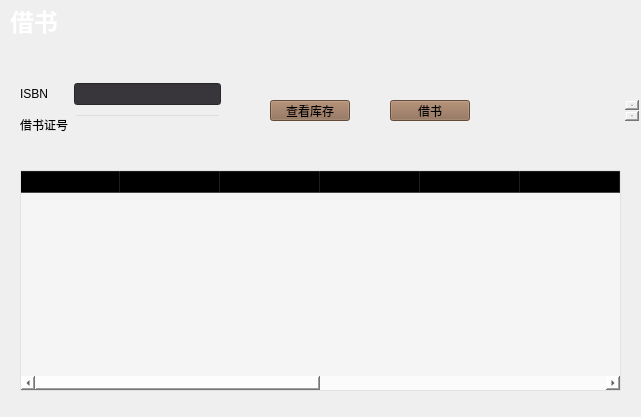
<?xml version="1.0" encoding="UTF-8"?>
<ui version="4.0">
 <class>borrowbook</class>
 <widget class="QWidget" name="borrowbook">
  <property name="geometry">
   <rect>
    <x>0</x>
    <y>0</y>
    <width>641</width>
    <height>417</height>
   </rect>
  </property>
  <property name="maximumSize">
   <size>
    <width>641</width>
    <height>417</height>
   </size>
  </property>
  <property name="windowTitle">
   <string>Form</string>
  </property>
  <widget class="QLabel" name="label">
   <property name="geometry">
    <rect>
     <x>10</x>
     <y>-10</y>
     <width>81</width>
     <height>61</height>
    </rect>
   </property>
   <property name="text">
    <string>&lt;html&gt;&lt;head/&gt;&lt;body&gt;&lt;p&gt;&lt;span style=&quot; font-size:18pt; font-weight:700; color:#ffffff;&quot;&gt;借书&lt;/span&gt;&lt;/p&gt;&lt;/body&gt;&lt;/html&gt;</string>
   </property>
  </widget>
  <widget class="QFrame" name="frame">
   <property name="geometry">
    <rect>
     <x>10</x>
     <y>70</y>
     <width>221</width>
     <height>81</height>
    </rect>
   </property>
   <property name="styleSheet">
    <string notr="true">background-color: rgba(255, 255, 255, 0);</string>
   </property>
   <property name="frameShape">
    <enum>QFrame::StyledPanel</enum>
   </property>
   <property name="frameShadow">
    <enum>QFrame::Raised</enum>
   </property>
   <layout class="QGridLayout" name="gridLayout">
    <item row="2" column="0">
     <widget class="QLabel" name="label_6">
      <property name="text">
       <string>借书证号</string>
      </property>
     </widget>
    </item>
    <item row="0" column="0">
     <widget class="QLabel" name="label_2">
      <property name="text">
       <string>ISBN</string>
      </property>
     </widget>
    </item>
    <item row="0" column="1">
     <widget class="QLineEdit" name="ISBN">
      <property name="styleSheet">
       <string notr="true">background-color: rgb(56, 54, 58);</string>
      </property>
     </widget>
    </item>
    <item row="2" column="1">
     <widget class="QLineEdit" name="borrowcard"/>
    </item>
   </layout>
  </widget>
  <widget class="QPushButton" name="borrow">
   <property name="geometry">
    <rect>
     <x>390</x>
     <y>100</y>
     <width>80</width>
     <height>21</height>
    </rect>
   </property>
   <property name="styleSheet">
    <string notr="true">background-color: rgba(255, 255, 255, 0);
background-color: rgb(140, 104, 78);</string>
   </property>
   <property name="text">
    <string>借书</string>
   </property>
  </widget>
  <widget class="QPushButton" name="lookstore">
   <property name="geometry">
    <rect>
     <x>270</x>
     <y>100</y>
     <width>80</width>
     <height>21</height>
    </rect>
   </property>
   <property name="contextMenuPolicy">
    <enum>Qt::NoContextMenu</enum>
   </property>
   <property name="styleSheet">
    <string notr="true">background-color: rgb(140, 104, 78);</string>
   </property>
   <property name="text">
    <string>查看库存</string>
   </property>
  </widget>
  <widget class="QTableWidget" name="resulttable">
   <property name="geometry">
    <rect>
     <x>20</x>
     <y>170</y>
     <width>601</width>
     <height>221</height>
    </rect>
   </property>
   <property name="styleSheet">
    <string notr="true">background-color: rgba(255, 255, 255, 100);</string>
   </property>
   <property name="rowCount">
    <number>0</number>
   </property>
   <column>
    <property name="text">
     <string>ISBN</string>
    </property>
   </column>
   <column>
    <property name="text">
     <string>书名</string>
    </property>
   </column>
   <column>
    <property name="text">
     <string>类别</string>
    </property>
   </column>
   <column>
    <property name="text">
     <string>作者</string>
    </property>
   </column>
   <column>
    <property name="text">
     <string>出版社</string>
    </property>
   </column>
   <column>
    <property name="text">
     <string>语言</string>
    </property>
   </column>
   <column>
    <property name="text">
     <string>出版年份</string>
    </property>
   </column>
   <column>
    <property name="text">
     <string>总库存量</string>
    </property>
   </column>
   <column>
    <property name="text">
     <string>价格</string>
    </property>
   </column>
   <column>
    <property name="text">
     <string>当前数量</string>
    </property>
   </column>
  </widget>
  <widget class="QTextBrowser" name="borrowdate">
   <property name="geometry">
    <rect>
     <x>490</x>
     <y>100</y>
     <width>149</width>
     <height>21</height>
    </rect>
   </property>
   <property name="maximumSize">
    <size>
     <width>16777215</width>
     <height>25</height>
    </size>
   </property>
   <property name="styleSheet">
    <string notr="true">background-color: rgba(255, 255, 255, 0);</string>
   </property>
   <property name="frameShape">
    <enum>QFrame::NoFrame</enum>
   </property>
  </widget>
  <widget class="QFrame" name="frame_2">
   <property name="geometry">
    <rect>
     <x>0</x>
     <y>0</y>
     <width>641</width>
     <height>421</height>
    </rect>
   </property>
   <property name="styleSheet">
    <string notr="true">border-image: url(:/img/library4.jpeg);</string>
   </property>
   <property name="frameShape">
    <enum>QFrame::NoFrame</enum>
   </property>
   <property name="frameShadow">
    <enum>QFrame::Raised</enum>
   </property>
  </widget>
  <zorder>frame_2</zorder>
  <zorder>label</zorder>
  <zorder>frame</zorder>
  <zorder>borrow</zorder>
  <zorder>lookstore</zorder>
  <zorder>resulttable</zorder>
  <zorder>borrowdate</zorder>
 </widget>
 <resources/>
 <connections/>
</ui>
